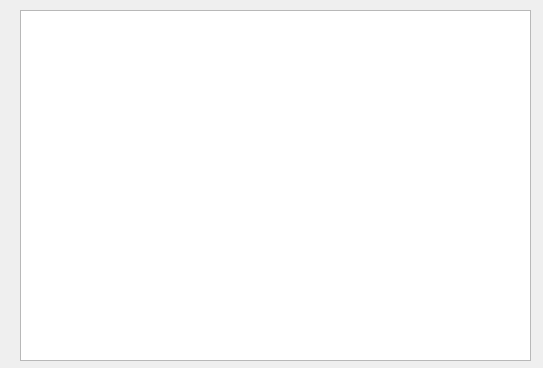
<?xml version="1.0" encoding="UTF-8"?>
<ui version="4.0">
 <class>ShowCar</class>
 <widget class="QDialog" name="ShowCar">
  <property name="geometry">
   <rect>
    <x>0</x>
    <y>0</y>
    <width>543</width>
    <height>368</height>
   </rect>
  </property>
  <property name="windowTitle">
   <string>Dialog</string>
  </property>
  <property name="styleSheet">
   <string notr="true"/>
  </property>
  <widget class="QTableView" name="carTableView">
   <property name="geometry">
    <rect>
     <x>20</x>
     <y>10</y>
     <width>511</width>
     <height>351</height>
    </rect>
   </property>
  </widget>
 </widget>
 <resources/>
 <connections/>
</ui>
